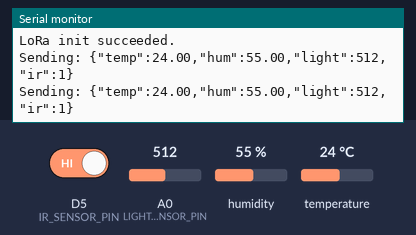
A sketch run on a simulated ESP8266 (NodeMCU). Shown: the last lines printed to the serial monitor. Inputs (shaded band) come from the test bench; at power-on: humidity 55 %, A0 (LIGHT_SENSOR_PIN) = 512, D5 (IR_SENSOR_PIN) HIGH, temperature 24 °C. No radio packets arrive unless stated.

Above: at 5.8 s.
5.9 s: humidity set to 22 %
At 10.6 s:
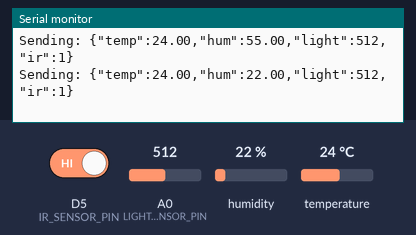
11.9 s: A0 (LIGHT_SENSOR_PIN) set to 716
At 15.6 s:
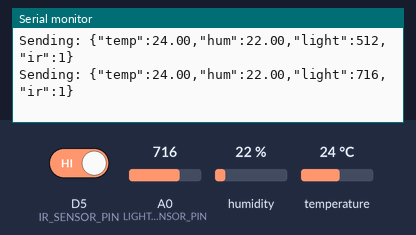
17.9 s: D5 (IR_SENSOR_PIN) driven LOW
At 21.8 s:
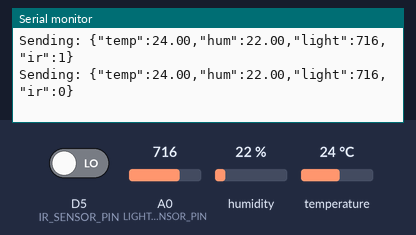
23.9 s: temperature set to 12 °C
At 26.8 s:
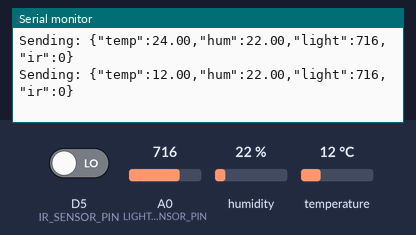
29.9 s: A0 (LIGHT_SENSOR_PIN) set to 900
At 31.8 s:
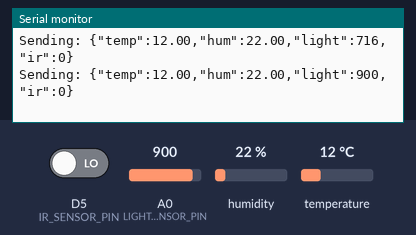
35.9 s: D5 (IR_SENSOR_PIN) driven HIGH
At 41.9 s:
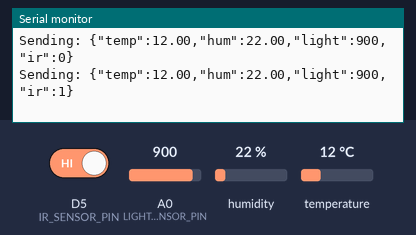
Timing chart, 0 to 42.9 s (numbered marks = the images above; inputs shaded):
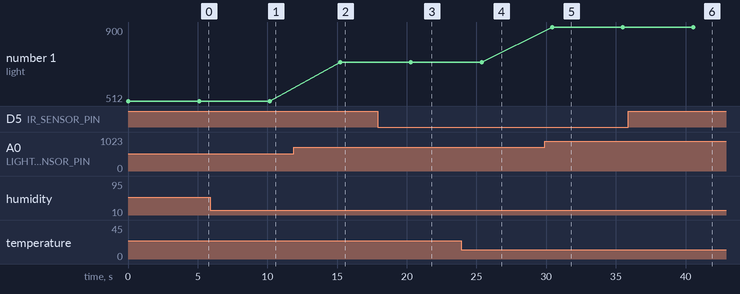

The sketch:

lora_transmitter.ino
```cpp
// lora_transmitter.ino
// NodeMCU ESP8266 + DHT22 + Light Sensor + IR Sensor + LoRa SX1278
// Transmits sensor readings via LoRa

#include <DHT.h>
#include <SPI.h>
#include <LoRa.h>

#define DHTPIN D4       // DHT22 data pin
#define DHTTYPE DHT22
#define LIGHT_SENSOR_PIN A0
#define IR_SENSOR_PIN D5

#define LORA_SS D8
#define LORA_RST D0
#define LORA_DIO0 D2

DHT dht(DHTPIN, DHTTYPE);

void setup() {
  Serial.begin(9600);
  dht.begin();

  // LoRa setup
  SPI.begin();
  LoRa.setPins(LORA_SS, LORA_RST, LORA_DIO0);
  if (!LoRa.begin(433E6)) {
    Serial.println("LoRa init failed!");
    while (1);
  }
  Serial.println("LoRa init succeeded.");
}

void loop() {
  float h = dht.readHumidity();
  float t = dht.readTemperature();
  int light = analogRead(LIGHT_SENSOR_PIN);
  int ir = digitalRead(IR_SENSOR_PIN);

  // Compose payload
  String payload = String("{" + String("\"temp\":") + t + "," +
                        "\"hum\":" + h + "," +
                        "\"light\":" + light + "," +
                        "\"ir\":" + ir + "}");

  Serial.println("Sending: " + payload);
  LoRa.beginPacket();
  LoRa.print(payload);
  LoRa.endPacket();

  delay(5000); // Send every 5 seconds
}
```

Measured:
- after the input at 5.9 s, the serial monitor: prints a new line after 4.3 s (image 1)
- after the input at 11.9 s, the serial monitor: prints a new line after 3.3 s (image 2)
- after the input at 17.9 s, the serial monitor: prints a new line after 2.4 s (image 3)
- after the input at 23.9 s, the serial monitor: prints a new line after 1.5 s (image 4)
- after the input at 29.9 s, the serial monitor: prints a new line after 0.53 s (image 5)
- after the input at 35.9 s, the serial monitor: prints a new line after 4.7 s (image 6)
- plotted number 1: 512 → 716 after the input at 11.9 s, 716 → 900 after the input at 29.9 s
